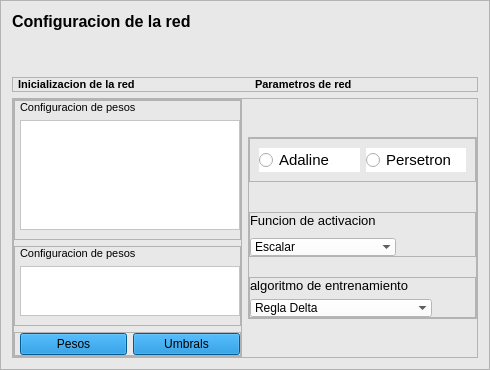
         <widget class="QFrame" name="frame">
          <property name="styleSheet">
           <string notr="true">background-color:rgb(232, 232, 232);</string>
          </property>
          <property name="frameShape">
           <enum>QFrame::StyledPanel</enum>
          </property>
          <property name="frameShadow">
           <enum>QFrame::Raised</enum>
          </property>
          <layout class="QVBoxLayout" name="verticalLayout_13">
           <item>
            <widget class="QLabel" name="label_6">
             <property name="font">
              <font>
               <pointsize>12</pointsize>
               <weight>75</weight>
               <bold>true</bold>
              </font>
             </property>
             <property name="text">
              <string>Configuracion de la red</string>
             </property>
            </widget>
           </item>
           <item>
            <spacer name="verticalSpacer_3">
             <property name="orientation">
              <enum>Qt::Vertical</enum>
             </property>
             <property name="sizeHint" stdset="0">
              <size>
               <width>20</width>
               <height>40</height>
              </size>
             </property>
            </spacer>
           </item>
           <item>
            <widget class="QFrame" name="frame_11">
             <property name="frameShape">
              <enum>QFrame::StyledPanel</enum>
             </property>
             <property name="frameShadow">
              <enum>QFrame::Raised</enum>
             </property>
             <layout class="QHBoxLayout" name="horizontalLayout_5">
              <property name="spacing">
               <number>15</number>
              </property>
              <property name="leftMargin">
               <number>5</number>
              </property>
              <property name="topMargin">
               <number>0</number>
              </property>
              <property name="rightMargin">
               <number>0</number>
              </property>
              <property name="bottomMargin">
               <number>0</number>
              </property>
              <item>
               <widget class="QLabel" name="label_7">
                <property name="font">
                 <font>
                  <pointsize>8</pointsize>
                  <weight>75</weight>
                  <bold>true</bold>
                 </font>
                </property>
                <property name="text">
                 <string>Inicializacion de la red</string>
                </property>
               </widget>
              </item>
              <item>
               <widget class="QLabel" name="label_10">
                <property name="sizePolicy">
                 <sizepolicy hsizetype="Preferred" vsizetype="Maximum">
                  <horstretch>0</horstretch>
                  <verstretch>0</verstretch>
                 </sizepolicy>
                </property>
                <property name="font">
                 <font>
                  <pointsize>8</pointsize>
                  <weight>75</weight>
                  <bold>true</bold>
                 </font>
                </property>
                <property name="text">
                 <string>Parametros de red</string>
                </property>
               </widget>
              </item>
             </layout>
            </widget>
           </item>
           <item>
            <widget class="QFrame" name="frame_17">
             <property name="frameShape">
              <enum>QFrame::StyledPanel</enum>
             </property>
             <property name="frameShadow">
              <enum>QFrame::Raised</enum>
             </property>
             <layout class="QHBoxLayout" name="horizontalLayout_7" stretch="5,5">
              <property name="leftMargin">
               <number>0</number>
              </property>
              <property name="topMargin">
               <number>0</number>
              </property>
              <property name="rightMargin">
               <number>0</number>
              </property>
              <property name="bottomMargin">
               <number>0</number>
              </property>
              <item>
               <widget class="QFrame" name="frame_12">
                <property name="frameShape">
                 <enum>QFrame::StyledPanel</enum>
                </property>
                <property name="frameShadow">
                 <enum>QFrame::Raised</enum>
                </property>
                <layout class="QVBoxLayout" name="verticalLayout_8" stretch="5,2,1">
                 <property name="leftMargin">
                  <number>0</number>
                 </property>
                 <property name="topMargin">
                  <number>0</number>
                 </property>
                 <property name="rightMargin">
                  <number>0</number>
                 </property>
                 <property name="bottomMargin">
                  <number>0</number>
                 </property>
                 <item>
                  <widget class="QFrame" name="frame_10">
                   <property name="minimumSize">
                    <size>
                     <width>0</width>
                     <height>140</height>
                    </size>
                   </property>
                   <property name="maximumSize">
                    <size>
                     <width>16777215</width>
                     <height>140</height>
                    </size>
                   </property>
                   <property name="frameShape">
                    <enum>QFrame::StyledPanel</enum>
                   </property>
                   <property name="frameShadow">
                    <enum>QFrame::Raised</enum>
                   </property>
                   <layout class="QVBoxLayout" name="verticalLayout_7">
                    <property name="leftMargin">
                     <number>5</number>
                    </property>
                    <property name="topMargin">
                     <number>0</number>
                    </property>
                    <property name="rightMargin">
                     <number>0</number>
                    </property>
                    <item>
                     <widget class="QLabel" name="label_8">
                      <property name="font">
                       <font>
                        <pointsize>8</pointsize>
                        <weight>50</weight>
                        <bold>false</bold>
                       </font>
                      </property>
                      <property name="text">
                       <string>Configuracion de pesos</string>
                      </property>
                     </widget>
                    </item>
                    <item>
                     <widget class="QTableWidget" name="tw_w">
                      <property name="styleSheet">
                       <string notr="true">background-color:rgb(255, 255, 255);</string>
                      </property>
                     </widget>
                    </item>
                   </layout>
                  </widget>
                 </item>
                 <item>
                  <widget class="QFrame" name="frame_18">
                   <property name="maximumSize">
                    <size>
                     <width>16777215</width>
                     <height>80</height>
                    </size>
                   </property>
                   <property name="frameShape">
                    <enum>QFrame::StyledPanel</enum>
                   </property>
                   <property name="frameShadow">
                    <enum>QFrame::Raised</enum>
                   </property>
                   <layout class="QVBoxLayout" name="verticalLayout_9">
                    <property name="leftMargin">
                     <number>5</number>
                    </property>
                    <property name="topMargin">
                     <number>0</number>
                    </property>
                    <property name="rightMargin">
                     <number>0</number>
                    </property>
                    <item>
                     <widget class="QLabel" name="label_11">
                      <property name="font">
                       <font>
                        <pointsize>8</pointsize>
                        <weight>50</weight>
                        <bold>false</bold>
                       </font>
                      </property>
                      <property name="text">
                       <string>Configuracion de pesos</string>
                      </property>
                     </widget>
                    </item>
                    <item>
                     <widget class="QTableWidget" name="tw_umb">
                      <property name="styleSheet">
                       <string notr="true">background-color:rgb(255, 255, 255);</string>
                      </property>
                     </widget>
                    </item>
                   </layout>
                  </widget>
                 </item>
                 <item>
                  <widget class="QFrame" name="frame_13">
                   <property name="font">
                    <font>
                     <family>Myanmar Text</family>
                    </font>
                   </property>
                   <property name="frameShape">
                    <enum>QFrame::StyledPanel</enum>
                   </property>
                   <property name="frameShadow">
                    <enum>QFrame::Raised</enum>
                   </property>
                   <layout class="QHBoxLayout" name="horizontalLayout_4">
                    <property name="leftMargin">
                     <number>5</number>
                    </property>
                    <property name="topMargin">
                     <number>0</number>
                    </property>
                    <property name="rightMargin">
                     <number>0</number>
                    </property>
                    <property name="bottomMargin">
                     <number>0</number>
                    </property>
                    <item>
                     <widget class="QPushButton" name="btn_w">
                      <property name="styleSheet">
                       <string notr="true">background-color: rgb(0, 127, 206);</string>
                      </property>
                      <property name="text">
                       <string>Pesos</string>
                      </property>
                     </widget>
                    </item>
                    <item>
                     <widget class="QPushButton" name="btn_umb">
                      <property name="styleSheet">
                       <string notr="true">background-color: rgb(0, 127, 206);</string>
                      </property>
                      <property name="text">
                       <string>Umbrals</string>
                      </property>
                     </widget>
                    </item>
                   </layout>
                  </widget>
                 </item>
                </layout>
               </widget>
              </item>
              <item>
               <widget class="QFrame" name="frame_14">
                <property name="sizePolicy">
                 <sizepolicy hsizetype="Preferred" vsizetype="Maximum">
                  <horstretch>0</horstretch>
                  <verstretch>0</verstretch>
                 </sizepolicy>
                </property>
                <property name="frameShape">
                 <enum>QFrame::StyledPanel</enum>
                </property>
                <property name="frameShadow">
                 <enum>QFrame::Raised</enum>
                </property>
                <layout class="QVBoxLayout" name="verticalLayout_10">
                 <property name="spacing">
                  <number>20</number>
                 </property>
                 <property name="leftMargin">
                  <number>0</number>
                 </property>
                 <property name="topMargin">
                  <number>0</number>
                 </property>
                 <property name="rightMargin">
                  <number>0</number>
                 </property>
                 <property name="bottomMargin">
                  <number>0</number>
                 </property>
                 <item>
                  <widget class="QFrame" name="frame_24">
                   <property name="frameShape">
                    <enum>QFrame::StyledPanel</enum>
                   </property>
                   <property name="frameShadow">
                    <enum>QFrame::Raised</enum>
                   </property>
                   <layout class="QHBoxLayout" name="horizontalLayout">
                    <item>
                     <widget class="QRadioButton" name="rbtn_per">
                      <property name="font">
                       <font>
                        <pointsize>11</pointsize>
                       </font>
                      </property>
                      <property name="styleSheet">
                       <string notr="true">background-color:rgb(255, 255, 255);</string>
                      </property>
                      <property name="text">
                       <string>Adaline</string>
                      </property>
                     </widget>
                    </item>
                    <item>
                     <widget class="QRadioButton" name="rbtn_ada">
                      <property name="font">
                       <font>
                        <pointsize>11</pointsize>
                       </font>
                      </property>
                      <property name="styleSheet">
                       <string notr="true">background-color:rgb(255, 255, 255);</string>
                      </property>
                      <property name="text">
                       <string>Persetron</string>
                      </property>
                     </widget>
                    </item>
                   </layout>
                  </widget>
                 </item>
                 <item>
                  <spacer name="verticalSpacer_2">
                   <property name="orientation">
                    <enum>Qt::Vertical</enum>
                   </property>
                   <property name="sizeHint" stdset="0">
                    <size>
                     <width>20</width>
                     <height>10</height>
                    </size>
                   </property>
                  </spacer>
                 </item>
                 <item>
                  <widget class="QFrame" name="frame_16">
                   <property name="sizePolicy">
                    <sizepolicy hsizetype="Preferred" vsizetype="Maximum">
                     <horstretch>0</horstretch>
                     <verstretch>0</verstretch>
                    </sizepolicy>
                   </property>
                   <property name="frameShape">
                    <enum>QFrame::StyledPanel</enum>
                   </property>
                   <property name="frameShadow">
                    <enum>QFrame::Raised</enum>
                   </property>
                   <layout class="QVBoxLayout" name="verticalLayout_11">
                    <property name="spacing">
                     <number>10</number>
                    </property>
                    <property name="leftMargin">
                     <number>0</number>
                    </property>
                    <property name="topMargin">
                     <number>0</number>
                    </property>
                    <property name="rightMargin">
                     <number>0</number>
                    </property>
                    <property name="bottomMargin">
                     <number>0</number>
                    </property>
                    <item>
                     <widget class="QLabel" name="label_16">
                      <property name="font">
                       <font>
                        <family>MS Shell Dlg 2</family>
                        <pointsize>10</pointsize>
                        <weight>50</weight>
                        <italic>false</italic>
                        <bold>false</bold>
                       </font>
                      </property>
                      <property name="text">
                       <string>Funcion de activacion</string>
                      </property>
                     </widget>
                    </item>
                    <item>
                     <widget class="QComboBox" name="cBox_activacion">
                      <property name="minimumSize">
                       <size>
                        <width>146</width>
                        <height>18</height>
                       </size>
                      </property>
                      <property name="maximumSize">
                       <size>
                        <width>90</width>
                        <height>18</height>
                       </size>
                      </property>
                      <property name="font">
                       <font>
                        <family>MS Shell Dlg 2</family>
                       </font>
                      </property>
                      <property name="styleSheet">
                       <string notr="true">
background-color:rgb(255, 255, 255);</string>
                      </property>
                      <property name="frame">
                       <bool>false</bool>
                      </property>
                      <item>
                       <property name="text">
                        <string>Escalar</string>
                       </property>
                      </item>
                      <item>
                       <property name="text">
                        <string>Lineal</string>
                       </property>
                      </item>
                     </widget>
                    </item>
                   </layout>
                  </widget>
                 </item>
                 <item>
                  <widget class="QFrame" name="frame_15">
                   <property name="sizePolicy">
                    <sizepolicy hsizetype="Preferred" vsizetype="Maximum">
                     <horstretch>0</horstretch>
                     <verstretch>0</verstretch>
                    </sizepolicy>
                   </property>
                   <property name="frameShape">
                    <enum>QFrame::StyledPanel</enum>
                   </property>
                   <property name="frameShadow">
                    <enum>QFrame::Raised</enum>
                   </property>
                   <layout class="QVBoxLayout" name="verticalLayout_12">
                    <property name="spacing">
                     <number>6</number>
                    </property>
                    <property name="leftMargin">
                     <number>0</number>
                    </property>
                    <property name="topMargin">
                     <number>0</number>
                    </property>
                    <property name="rightMargin">
                     <number>0</number>
                    </property>
                    <property name="bottomMargin">
                     <number>0</number>
                    </property>
                    <item>
                     <widget class="QLabel" name="label_17">
                      <property name="sizePolicy">
                       <sizepolicy hsizetype="Preferred" vsizetype="Maximum">
                        <horstretch>0</horstretch>
                        <verstretch>0</verstretch>
                       </sizepolicy>
                      </property>
                      <property name="font">
                       <font>
                        <family>MS Shell Dlg 2</family>
                        <pointsize>10</pointsize>
                        <weight>50</weight>
                        <italic>false</italic>
                        <bold>false</bold>
                       </font>
                      </property>
                      <property name="text">
                       <string>algoritmo de entrenamiento</string>
                      </property>
                     </widget>
                    </item>
                    <item>
                     <widget class="QComboBox" name="cBox_Algoritmo">
                      <property name="minimumSize">
                       <size>
                        <width>182</width>
                        <height>18</height>
                       </size>
                      </property>
                      <property name="maximumSize">
                       <size>
                        <width>90</width>
                        <height>18</height>
                       </size>
                      </property>
                      <property name="font">
                       <font>
                        <family>MS Shell Dlg 2</family>
                       </font>
                      </property>
                      <property name="styleSheet">
                       <string notr="true">
background-color:rgb(255, 255, 255);</string>
                      </property>
                      <property name="frame">
                       <bool>false</bool>
                      </property>
                      <item>
                       <property name="text">
                        <string>Regla Delta</string>
                       </property>
                      </item>
                     </widget>
                    </item>
                   </layout>
                  </widget>
                 </item>
                </layout>
               </widget>
              </item>
             </layout>
            </widget>
           </item>
          </layout>
         </widget>
